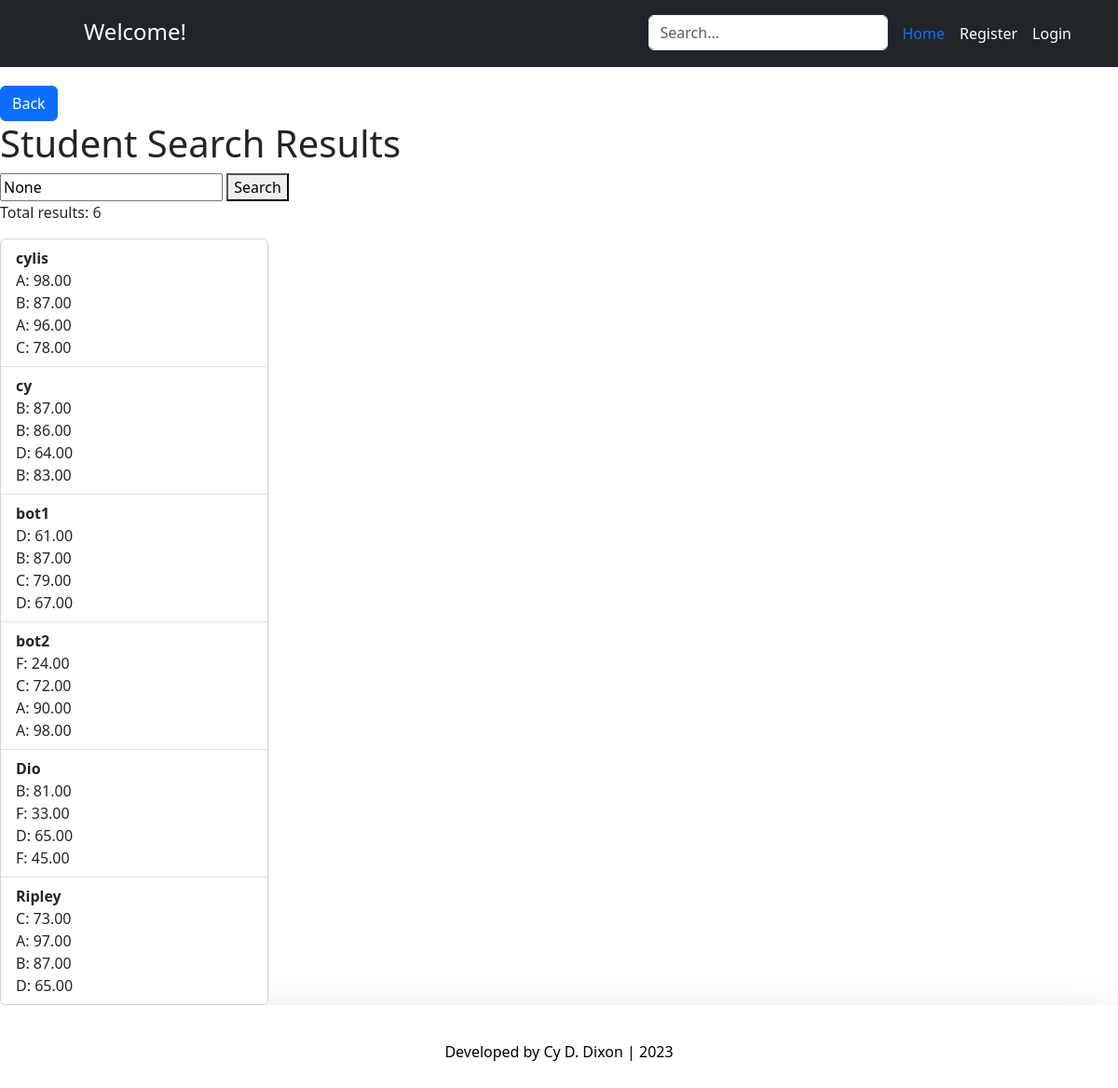
The page /search2/ on the database as committed earlier.
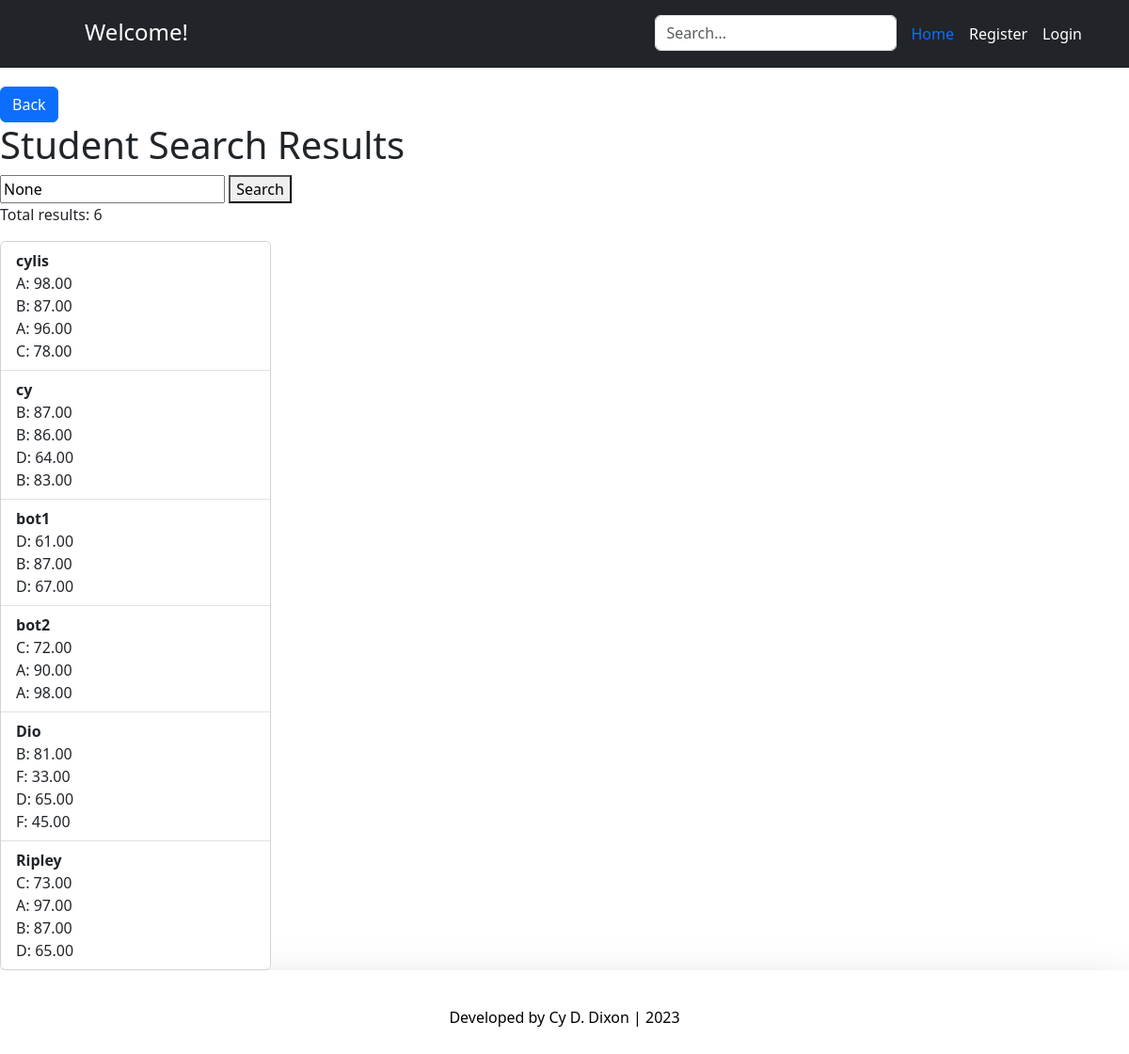
The same page on the database as committed later.
### account/models.py (models this page shows, shortened)
class Account(AbstractBaseUser):
	email 					= models.EmailField(verbose_name="email", max_length=60, unique=True)
	username 				= models.CharField(max_length=30, unique=True)
	date_joined				= models.DateTimeField(verbose_name='date joined', auto_now_add=True)
	last_login				= models.DateTimeField(verbose_name='last login', auto_now=True)
	is_admin				= models.BooleanField(default=False)
	is_active				= models.BooleanField(default=True)
	is_staff				= models.BooleanField(default=False)
	is_superuser			= models.BooleanField(default=False)
	USERNAME_FIELD = 'email'
	REQUIRED_FIELDS = ['username']
	objects = MyAccountManager()

class Grade(models.Model):
	student = models.ForeignKey(Account, on_delete=models.CASCADE)
	letter_grade = models.CharField(max_length=1, default="N")
	subject = models.CharField(max_length=50, default="null")
	percent = models.DecimalField(max_digits=5, decimal_places=2, default=00.00)

### account/views.py (the view)
# urls.py: path('search2/', search_results2, name='search_results2'),
def search_results2(request):
	query2 = request.GET.get('query2')
	grades=Grade.objects.all()
	if query2:
		results = Account.objects.filter(username__icontains=query2)
		combined_results = list(results)
		num_results = len(combined_results)
	else:
		combined_results = Account.objects.all()
		num_results = len(combined_results)
	return render(request, 'search_results2.html', {'grades': grades, 'results': combined_results, 'query2': query2, 'num_results': num_results })

### account/templates/search_results2.html
{% extends 'base.html' %}
{% load static %}
{% block content %}
<link rel="stylesheet" href="{% static 'style.css' %}">
<a href="{% url 'scores' %}" class="btn btn-primary">Back</a>
<h1>Student Search Results</h1>
<form action="{% url 'search_results2' %}" method="GET">
    <input type="text" name="query2" placeholder="Search..." value="{{ query2 }}">
    <button type="submit2">Search</button>
</form>
<p>Total results: {{ num_results }}</p>
<div class="card" style="width: 18rem;">
    <ul class="list-group list-group-flush">
    {% for item in results %}
        <li class="list-group-item"><b>{{ item.username }}</b>
        <br>
        {% for grade in grades %}
            {% if grade.student == item %}
                {{grade.letter_grade}}: {{grade.percent}}<br>
            {% endif %}
        {% endfor %}
        </li>
    {% empty %}
        <li>No results found</li>
    {% endfor %}
    </ul>
</div>
{% endblock content %}

Rows that differ between the two databases and show on the page:
removed Grade: letter_grade "C", percent "79.00", shown under Account "bot1"
removed Grade: letter_grade "F", percent "24.00", shown under Account "bot2"
